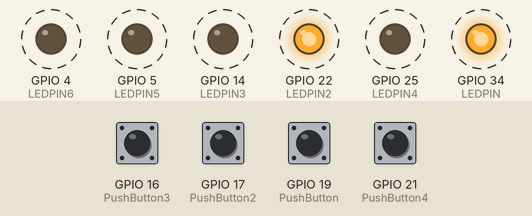
This sketch was run on a simulated ESP32. Parts: output pins drawn as LEDs (lit = HIGH). Dashed ring = blinking. Inputs (shaded band) come from the test bench; at power-on: GPIO 16 (PushButton3), GPIO 17 (PushButton2), GPIO 19 (PushButton), GPIO 21 (PushButton4) LOW. What the sketch prints to the serial monitor is not drawn.

Above: at 1.7 s.
2.5 s: GPIO 16 (PushButton3) pulled HIGH for 1 s
Timing chart, 0 to 12.0 s (numbered marks = the images above; inputs shaded):
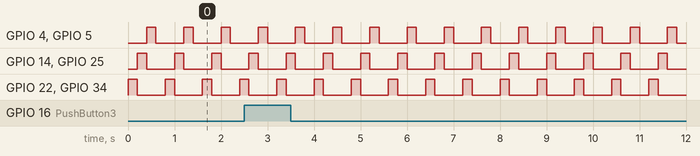

The sketch:

SimpleButtonLEDTest.ino
```cpp
// We assigned a name LED pin to pin number 22
const int LEDPIN = 34;
const int LEDPIN2 = 22;
const int LEDPIN3 = 14;
const int LEDPIN4 = 25;
const int LEDPIN5 = 5;
const int LEDPIN6 = 4;
const int LEDPIN7 = -1;
const int LEDPIN8 = -1;

// this will assign the name PushButton to pin numer 15
const int PushButton =19;
const int PushButton2 =17;
const int PushButton3 =16;
const int PushButton4 =21;

// This Setup function is used to initialize everything
void setup()
{
// This statement will declare pin 22 as digital output
pinMode(LEDPIN, OUTPUT);
pinMode(LEDPIN2, OUTPUT);
pinMode(LEDPIN3, OUTPUT);
pinMode(LEDPIN4, OUTPUT);
pinMode(LEDPIN5, OUTPUT);
pinMode(LEDPIN6, OUTPUT);
pinMode(LEDPIN7, OUTPUT);
pinMode(LEDPIN8, OUTPUT);
// This statement will declare pin 15 as digital input
pinMode(PushButton, INPUT);
Serial.begin(115200);
}

void loop()

{
// digitalRead function stores the Push button state
// in variable push_button_state
int Push_button_state = digitalRead(PushButton);
int Push_button_state2 = digitalRead(PushButton2);
int Push_button_state3 = digitalRead(PushButton3);
int Push_button_state4 = digitalRead(PushButton4);

// if condition checks if push button is pressed
// if pressed LED will turn on otherwise remain off

if ( Push_button_state == HIGH )
{
  Serial.println("button1");
}

if ( Push_button_state2 == HIGH )
{
  Serial.println("button2");
}

if ( Push_button_state3 == HIGH )
{
  Serial.println("button3");
}

if ( Push_button_state4 == HIGH )
{
  Serial.println("button4");
}


digitalWrite(LEDPIN, HIGH);
digitalWrite(LEDPIN2, HIGH);
delay(200);

digitalWrite(LEDPIN, LOW);
digitalWrite(LEDPIN2, LOW);


digitalWrite(LEDPIN3, HIGH);
digitalWrite(LEDPIN4, HIGH);
delay(200);

digitalWrite(LEDPIN3, LOW);
digitalWrite(LEDPIN4, LOW);


digitalWrite(LEDPIN5, HIGH);
digitalWrite(LEDPIN6, HIGH);
delay(200);

digitalWrite(LEDPIN5, LOW);
digitalWrite(LEDPIN6, LOW);


digitalWrite(LEDPIN7, HIGH);
digitalWrite(LEDPIN8, HIGH);

delay(200);
digitalWrite(LEDPIN7, LOW);
digitalWrite(LEDPIN8, LOW);

}
```

Measured:
- by itself, GPIO 4 (LEDPIN6), GPIO 5 (LEDPIN5), GPIO 14 (LEDPIN3), GPIO 22 (LEDPIN2), GPIO 25 (LEDPIN4), GPIO 34 (LEDPIN): alternates HIGH for 0.20 s and LOW for 0.60 s
